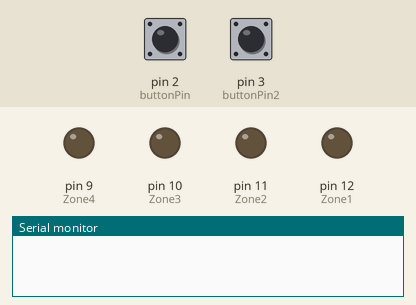
Recording of a sketch running on a simulated Arduino Uno, built with avr-gcc and run on an emulated ATmega328P. Shown: output pins drawn as LEDs (lit = HIGH), the last lines printed to the serial monitor. The inputs (shaded band) are chosen by the test bench; at power-on: pin 2 (buttonPin) LOW, pin 3 (buttonPin2) LOW. Pins used as bus, display or sensor lines are not drawn.

Above: at 1.2 s.
1.3 s: pin 2 (buttonPin) pulled HIGH for 0.15 s
2.9 s: pin 3 (buttonPin2) pulled HIGH for 0.15 s
At 4.1 s:
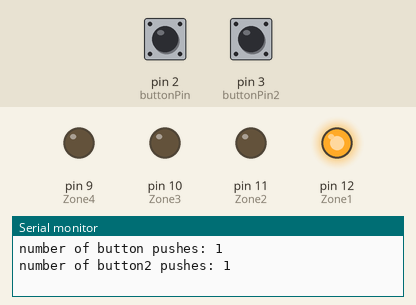
4.5 s: pin 2 (buttonPin) pulled HIGH for 1 s
At 5.5 s:
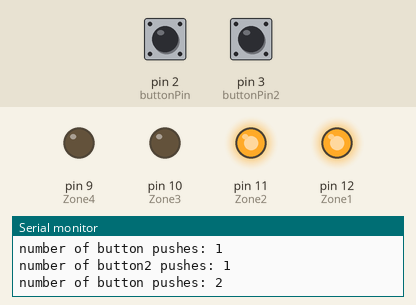
7.0 s: pin 2 (buttonPin) pulled HIGH for 0.15 s
At 7.4 s:
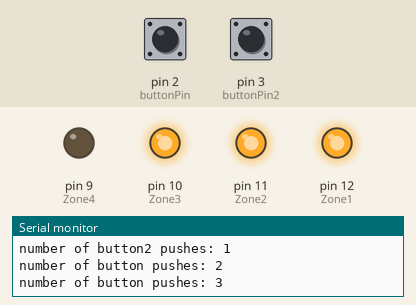
8.6 s: pin 2 (buttonPin) pulled HIGH for 3.2 s
At 9.8 s:
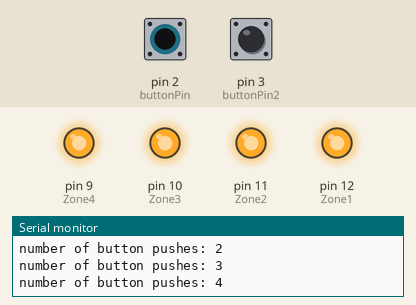
13.3 s: pin 3 (buttonPin2) pulled HIGH for 1 s
At 14.6 s:
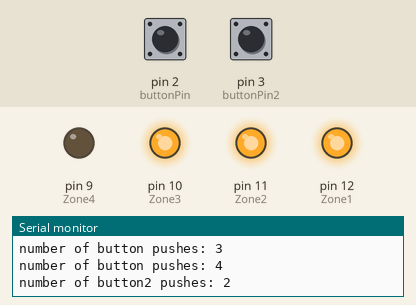
Timing chart, 0 to 16.3 s (numbered marks = the images above; inputs shaded):
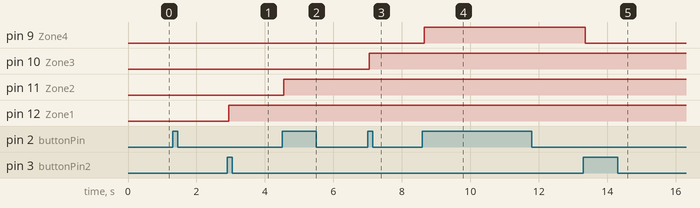

The sketch:

Arduino.ino
```cpp
// this constant won't change:
const int  buttonPin = 2;    // the pin that the pushbutton is attached to
const int  buttonPin2 = 3;


const int Zone1 = 12;    // Zone 1 Valve connected to digital pin 12
const int Zone2 = 11;    // Zone 2 Valve connected to digital pin 11
const int Zone3 = 10;    // Zone3 connected to digital pin 10
const int Zone4 = 9;    // Zone4 connected to digital pin 9
const int Reset = 7;
//Timeing Variable constants won't change :
unsigned long interval = 100000; // the time we need to wait

// Variables will change:
unsigned long previousMillis = 0;        // will store last time LED was updated

int buttonPushCounter = 0;   // counter for the number of button presses
int buttonState = 0;         // current state of the button
int lastButtonState = 0;     // previous state of the button

int buttonPushCounter2 = 0;   // counter for the number of button presses
int buttonState2 = 0;         // current state of the button
int lastButtonState2 = 0;     // previous state of the button

int Zone1State = LOW;
int Zone2State = LOW;
int Zone3State = LOW;
int Zone4State = LOW;


void setup() {
  // initialize the button pin as a input:
  pinMode(buttonPin, INPUT);
  pinMode(buttonPin2, INPUT);
  // initialize the LED as an output:

  pinMode(Zone1, OUTPUT);
  pinMode(Zone2, OUTPUT);
  pinMode(Zone3, OUTPUT);
  pinMode(Zone4, OUTPUT);
  pinMode(Reset, OUTPUT);

digitalWrite(Reset, LOW);
digitalWrite(Zone1, Zone1State);

  // initialize serial communication:
  Serial.begin(9600);
}


void loop() {

  // read the pushbutton input pin:
  buttonState = digitalRead(buttonPin);

  // compare the buttonState to its previous state
  if (buttonState != lastButtonState) {
    // if the state has changed, increment the counter
    if (buttonState == HIGH) {
      // if the current state is HIGH then the button went from off to on:
      buttonPushCounter++;
      //Serial.println("B1 on");
      Serial.print("number of button pushes: ");
      Serial.println(buttonPushCounter);
    } else {
      // if the current state is LOW then the button went from on to off:
      //Serial.println("B1 off");
    }
    // Delay a little bit to avoid bouncing
    delay(50);
  }
  // save the current state as the last state, for next time through the loop
  lastButtonState = buttonState;


  buttonState2 = digitalRead(buttonPin2);

  // compare the buttonState to its previous state
  if (buttonState2 != lastButtonState2) {
    // if the state has changed, increment the counter
    if (buttonState2 == HIGH) {
      // if the current state is HIGH then the button went from off to on:
      buttonPushCounter2++;
      //Serial.println("B2 on");
      Serial.print("number of button2 pushes: ");
      Serial.println(buttonPushCounter2);
    } else {
      // if the current state is LOW then the button went from on to off:
      //Serial.println("B2 off");
    }
    // Delay a little bit to avoid bouncing
    delay(50);

  // save the current state as the last state, for next time through the loop
  lastButtonState2 = buttonState2;
  }

if (buttonPushCounter  == 1 && buttonPushCounter2 == 1 ) {
unsigned long currentMillis = millis(); // grab current time
digitalWrite(Zone1,HIGH); // sets the LED based on ledState


// check if "interval" time has passed (interval milliseconds)
        if ((unsigned long)(currentMillis - previousMillis) >= interval) {

      Serial.println("Zone 1 off");
      digitalWrite(Zone1,LOW);
      Serial.println(currentMillis);
      previousMillis = millis();
      buttonPushCounter = 0;
      buttonPushCounter2 = 0;

      }
}
else if  (buttonPushCounter  == 1 && buttonPushCounter2 >= 2 ){
digitalWrite(Zone1,LOW); // sets the LED based on ledState
buttonPushCounter = 0;
buttonPushCounter2 = 0;
//previousMillis = 0;
digitalWrite(Reset, HIGH);
delay(1000);
 }
if (buttonPushCounter  == 2 && buttonPushCounter2 == 1 ) {
unsigned long currentMillis = millis(); // grab current time
digitalWrite(Zone2,HIGH); // sets the LED based on ledState


// check if "interval" time has passed (interval milliseconds)
        if ((unsigned long)(currentMillis - previousMillis) >= interval) {

      Serial.println("Zone 2 off");
      digitalWrite(Zone2,LOW);
      //Serial.println(currentMillis);
      previousMillis = millis();
      buttonPushCounter = 0;
       buttonPushCounter2 = 0;

      }
}
else if   (buttonPushCounter  == 2 && buttonPushCounter2 >= 2 ){
digitalWrite(Zone2,LOW); // sets the LED based on ledState
buttonPushCounter = 0;
buttonPushCounter2 = 0;
//previousMillis = 0;
digitalWrite(Reset, HIGH);
delay(1000);
 }


if (buttonPushCounter  == 3 && buttonPushCounter2 == 1 ) {
unsigned long currentMillis = millis(); // grab current time
digitalWrite(Zone3,HIGH); // sets the LED based on ledState


// check if "interval" time has passed (interval milliseconds)
        if ((unsigned long)(currentMillis - previousMillis) >= interval) {

      Serial.println("Zone 3 off");
      digitalWrite(Zone3,LOW);
      //Serial.println(currentMillis);
      previousMillis = millis();
      buttonPushCounter = 0;
       buttonPushCounter2 = 0;

      }
}
else if (buttonPushCounter  == 3 && buttonPushCounter2 >= 2 ){
digitalWrite(Zone3,LOW); // sets the LED based on ledState
buttonPushCounter = 0;
buttonPushCounter2 = 0;
//previousMillis = 0;
digitalWrite(Reset, HIGH);
delay(1000);
 }
if (buttonPushCounter  == 4 && buttonPushCounter2 == 1 ) {
unsigned long currentMillis = millis(); // grab current time
digitalWrite(Zone4,HIGH); // sets the LED based on ledState


// check if "interval" time has passed (interval milliseconds)
        if ((unsigned long)(currentMillis - previousMillis) >= interval) {

      Serial.println("Zone 4 off");
      digitalWrite(Zone4,LOW);
      //Serial.println(currentMillis);
      previousMillis = millis();
      buttonPushCounter = 0;
       buttonPushCounter2 = 0;

      }
}
else if (buttonPushCounter  == 4 && buttonPushCounter2 >= 2 ){
digitalWrite(Zone4,LOW); // sets the LED based on ledState
buttonPushCounter = 0;
buttonPushCounter2 = 0;
//previousMillis = 0;
digitalWrite(Reset, HIGH);
delay(1000);
 }
//if (buttonPushCounter  == 5 && buttonPushCounter2 == 1 ) {
//unsigned long currentMillis = millis(); // grab current time
//digitalWrite(Zone1,HIGH); // sets the LED based on ledState


// check if "interval" time has passed (interval milliseconds)
       // if ((unsigned long)(currentMillis - previousMillis) >= interval) {

     // Serial.println("Zone 1 off");
    //  digitalWrite(Zone1,LOW);
      //Serial.println(currentMillis);
     // previousMillis = millis();
     // buttonPushCounter = 0;
      // buttonPushCounter2 = 0;

     // }


//}
//else if (buttonPushCounter  == 5 && buttonPushCounter2 >= 2 ){
//digitalWrite(Zone1,LOW); // sets the LED based on ledState
//buttonPushCounter = 0;
//buttonPushCounter2 = 0;
//previousMillis = 0;
//digitalWrite(Reset, HIGH);
 }
```

Measured:
- after the input at 2.9 s, pin 12 (Zone1): LOW → HIGH after 0.05 s
- after the input at 4.5 s, pin 11 (Zone2): LOW → HIGH after 0.05 s
- after the input at 7.0 s, pin 10 (Zone3): LOW → HIGH after 0.05 s
- after the input at 8.6 s, pin 9 (Zone4): LOW → HIGH after 0.05 s
- after the input at 13.3 s, pin 9 (Zone4): HIGH → LOW after 0.05 s
